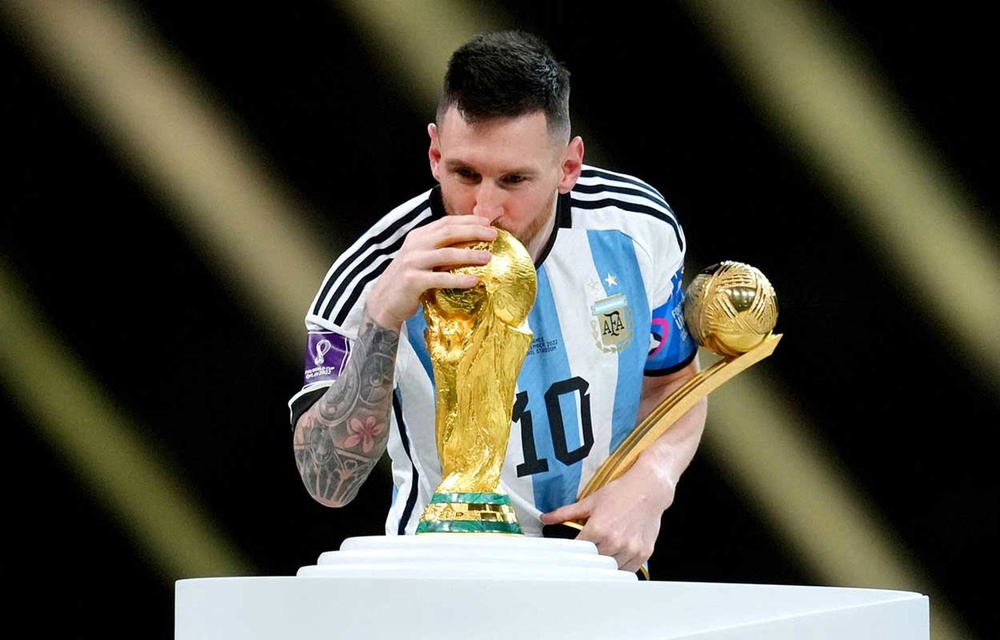
#> input picture sem5_labs/fcv/lab1/messi-world-cup.jpg, 1000 x 640 px, shrunk from 1600 x 1024 before the run, found by its file name
$ python q6.py
#> lines starting #> are read from the running program, lines starting #| are printed output that depends on the picture
import cv2

image_path = '/home/Student/Desktop/220962049_aiml_a1/venv/lab1/messi-world-cup.jpg'

image = cv2.imread(image_path)
#> image is the input picture: shape (640, 1000, 3); mean B, G, R 66.7, 77.9, 79.4

if image is None:
    print(f"Error: Unable to load image '{image_path}'")
else:
    height, width = image.shape[:2]
#> height = 640; width = 1000
    angle = 45
    rotation_matrix = cv2.getRotationMatrix2D((width/2, height/2), angle, 1)
    rotated_image = cv2.warpAffine(image, rotation_matrix, (width, height))
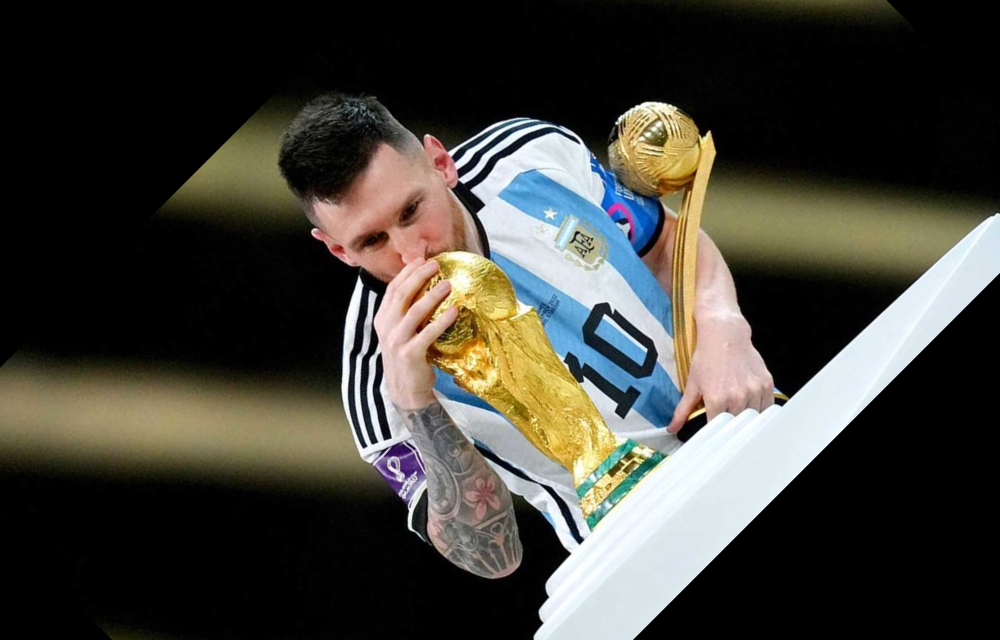
#> rotated_image: shape (640, 1000, 3); mean B, G, R 57.3, 64.2, 65.8
    cv2.imshow('Rotated Image', rotated_image)
    cv2.waitKey(0)
    cv2.destroyAllWindows()
